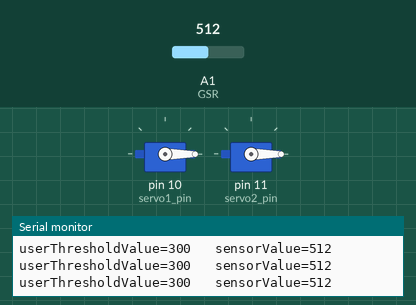
Simulated run of this sketch. Board: Arduino Uno, built with avr-gcc and run on an emulated ATmega328P. Shown: 2 × servo, the last lines printed to the serial monitor. Inputs (shaded band) come from the test bench; at power-on: A1 (GSR) = 512.

Above: at 1.3 s.
1.4 s: A1 (GSR) set to 312
2.9 s: A1 (GSR) set to 287
At 3.78 s:
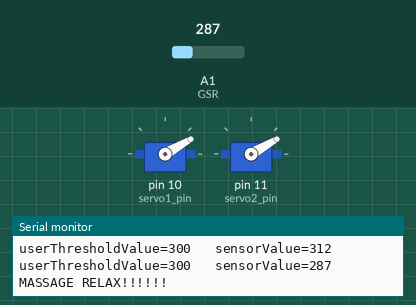
At 4.38 s:
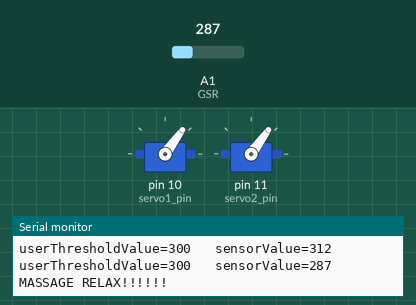
Timing chart, 0 to 28.1 s (numbered marks = the images above; inputs shaded):
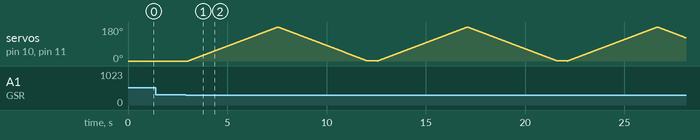

The sketch:

michelSeat.ino
```cpp
/* * MichelAngelo
 * Massage SEAT
 * Date : 2016, 03, 13
 * Time : 9:30h
 *
 * Massage sit simulation activate by monitoring the user emotions
 *
 * Hardware used::
 *
 *    1- Freaduino UNO V1.8.1 Board (http://www.elecfreaks.com/estore/freaduino-uno-rev1-8-mb-efuno-645.html)
 *    2- Servos Emax ES08A11 (http://www.headsuphobby.com/Emax-8g-ES08AII-Sub-Micro-Servo-B-545.htm)
 *    1- Grove GSR V1.1 Sensor (http://www.seeedstudio.com/wiki/Grove_-_GSR_Sensor)
 *
 * Other Device:
 *    1- Usb to microUsb adaptor
 *    1- Power suply : 9V-1A
 *
 * Arduino software (https://www.arduino.cc/en/Main/Software):
 *    arduino-1.6.7  (lenguaje programación : C)
 */

#include <Servo.h>

// Servos' variables
Servo myservo1;  // create servo object to control servo1
Servo myservo2;  // create servo object to control servo2

int pos = 0;        // Actual servo position
int initPos = 0;     // Initial servo position
int finalPos = 180; // Final servo position
int servo1_pin = 10;// Arduino pin for servo1
int servo2_pin = 11;// Arduino pin for servo2

// Grove GSR sensor's variables
const int GSR=A1;   //Arduino pin Analog Input for Grove GSR sensor

int threshold=0;
int gsrSensorValue;    //Variable for writing GSR lectures

//Threshold Value
const int JOSEPTHRESHOLD = 300;  // Threshold for JosepRomero
int userThreshold = JOSEPTHRESHOLD;

void massage(){
  for(pos=initPos; pos < finalPos; pos +=1)
  {
    myservo1.write(pos);
    myservo2.write(pos);
    delay(25);
  }
  for(pos = finalPos; pos>=1; pos-=1)
  {
    myservo1.write(pos);
    myservo2.write(pos);
    delay(25);
  }
}
void setup(){
  long sum=0;       //Variable for Threshold caculation
  Serial.begin(9600);

  // Attach servos's conexion to Arcuino
  myservo1.attach(servo1_pin);
  myservo2.attach(servo2_pin);

  // SetUp Servo initial position
  myservo1.write(initPos);
  myservo2.write(initPos);

  Serial.print("userThreshold =");
  Serial.println(userThreshold);
}

void loop(){
  gsrSensorValue=analogRead(GSR); // Lecture from GSR sensor
  //Print lecture values
  Serial.print("userThresholdValue=");
  Serial.print(userThreshold);
  Serial.print("   sensorValue=");
  Serial.print(gsrSensorValue);
  //Evaluation for Massage
  if (gsrSensorValue < userThreshold) {    // Massage if gsrSensorValue < userThreshold
    Serial.print("  MASSAGE RELAX!!!!!!");
    massage();
  }
  Serial.println("");
  delay(500);
}
```

Measured:
- the behaviour switches between 300 and 299 on A1 (GSR) (found by bisection; images 0 and 1)
